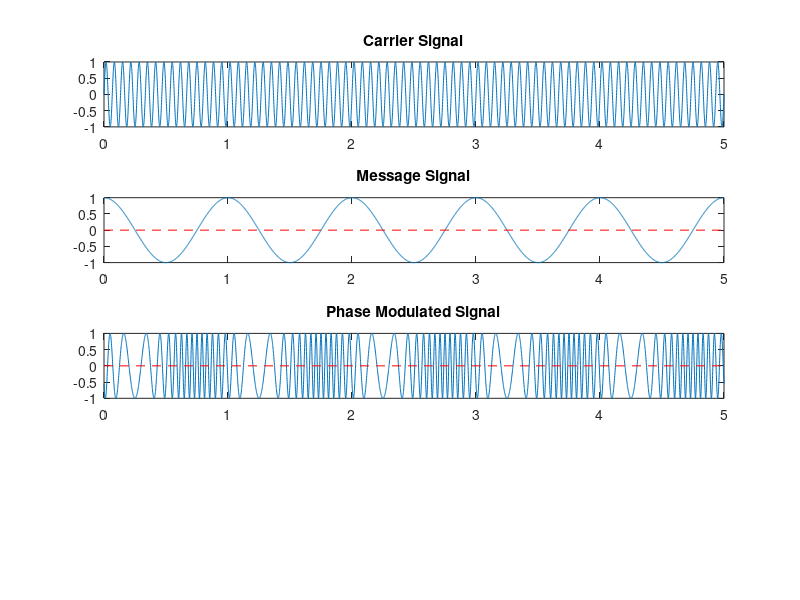

Write MATLAB code to recreate this figure.
clear all;
close all;
clc;

carrier_amp = 1;
message_amp = 1;
carrier_frq = 15;
message_frq = 1;

% Modulation index, best if 1/2
%modulation_index = message_amp / carrier_amp;
modulation_index = 10;


Total_time = 5;
t = 0 : 0.001: Total_time;

message_signal = message_amp * cos(2 * pi * message_frq * t);
%message_signal = message_amp * sin(2 * pi * message_frq * t) + message_amp * cos(2 * pi * message_frq/2 * t);

carrier_signal = carrier_amp * sin(2 * pi * carrier_frq * t);

modulated_signal = carrier_amp .* sin(2*pi*carrier_frq*t + (modulation_index .* cos(2*pi*message_frq*t)));


function m = pmDemod(s)
      x = diff(s);
      y = abs(x);
      [b, a] = butter(10, 0.056);
      m = filter(b, a, y);
endfunction

%demodulated_signal = pmDemod(modulated_signal);




subplot(411);
plot(t, carrier_signal);
title('Carrier Signal');

subplot(412);
plot(t, message_signal);
title('Message Signal');
line ([0, Total_time], [0 0], "linestyle", "--", "color", "r");

subplot(413);
plot(t, modulated_signal);
title('Phase Modulated Signal');
line ([0, Total_time], [0 0], "linestyle", "--", "color", "r");

%subplot(414);
%plot(t, demodulated_signal);
%title('Demodulated Signal');
%line ([0, Total_time], [0 0], "linestyle", "--", "color", "r");


